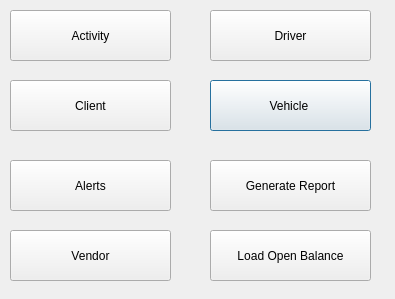
<?xml version="1.0" encoding="UTF-8"?>
<ui version="4.0">
 <class>Dialog</class>
 <widget class="QDialog" name="Dialog">
  <property name="geometry">
   <rect>
    <x>0</x>
    <y>0</y>
    <width>395</width>
    <height>299</height>
   </rect>
  </property>
  <property name="windowTitle">
   <string>Dialog</string>
  </property>
  <widget class="QPushButton" name="Vehicle_button">
   <property name="geometry">
    <rect>
     <x>210</x>
     <y>80</y>
     <width>161</width>
     <height>51</height>
    </rect>
   </property>
   <property name="text">
    <string>Vehicle </string>
   </property>
  </widget>
  <widget class="QPushButton" name="Client_button">
   <property name="geometry">
    <rect>
     <x>10</x>
     <y>80</y>
     <width>161</width>
     <height>51</height>
    </rect>
   </property>
   <property name="text">
    <string>Client</string>
   </property>
  </widget>
  <widget class="QPushButton" name="Activity_button">
   <property name="geometry">
    <rect>
     <x>10</x>
     <y>10</y>
     <width>161</width>
     <height>51</height>
    </rect>
   </property>
   <property name="text">
    <string>Activity</string>
   </property>
  </widget>
  <widget class="QPushButton" name="Driver_button">
   <property name="geometry">
    <rect>
     <x>210</x>
     <y>10</y>
     <width>161</width>
     <height>51</height>
    </rect>
   </property>
   <property name="text">
    <string>Driver</string>
   </property>
  </widget>
  <widget class="QPushButton" name="Alerts_button">
   <property name="geometry">
    <rect>
     <x>10</x>
     <y>160</y>
     <width>161</width>
     <height>51</height>
    </rect>
   </property>
   <property name="text">
    <string>Alerts</string>
   </property>
  </widget>
  <widget class="QPushButton" name="GenerateReport_button">
   <property name="geometry">
    <rect>
     <x>210</x>
     <y>160</y>
     <width>161</width>
     <height>51</height>
    </rect>
   </property>
   <property name="text">
    <string>Generate Report</string>
   </property>
  </widget>
  <widget class="QPushButton" name="LoadOldData_button">
   <property name="geometry">
    <rect>
     <x>210</x>
     <y>230</y>
     <width>161</width>
     <height>51</height>
    </rect>
   </property>
   <property name="text">
    <string>Load Open Balance</string>
   </property>
  </widget>
  <widget class="QPushButton" name="VendorOldData_button">
   <property name="geometry">
    <rect>
     <x>10</x>
     <y>230</y>
     <width>161</width>
     <height>51</height>
    </rect>
   </property>
   <property name="text">
    <string>Vendor</string>
   </property>
  </widget>
 </widget>
 <resources/>
 <connections/>
</ui>
